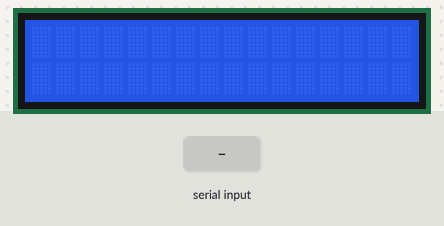
Bench run of a sketch on a simulated Arduino Uno, built with avr-gcc and run on an emulated ATmega328P. On the bench: 16×2 character LCD. The inputs (shaded band) are chosen by the test bench.

Above: at 1.2 s.
1.3 s: "90,45\n" received over Serial
At 2.8 s:
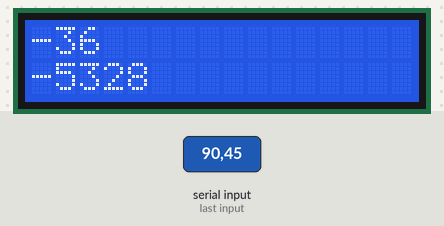
3.8 s: "30,150\n" received over Serial
At 6.0 s:
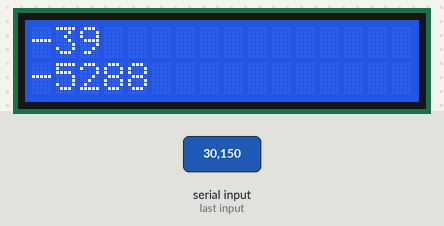
Timing chart, 0 to 7.5 s (numbered marks = the images above; inputs shaded):
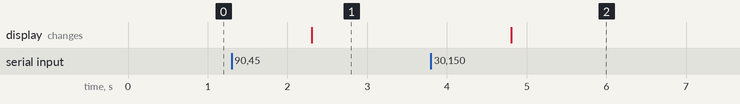

Measured:
- after the input at 1.3 s, the display: changes after 1.0 s (image 1)
- after the input at 3.8 s, the display: changes after 1.0 s (image 2)

The sketch:

Ex1.19.ino
```cpp
#include <LiquidCrystal.h>
#include <string>
LiquidCrystal lcd(2,3,4,8,12,13);

void setup() {
  lcd.begin(16, 2);
  Serial.begin(9600);
}

void loop(){
  String str;
  if(Serial.available() > 0){
    str = Serial.readString();
    str.trim();

    int firstNum = 0, secNum = 0;

    int i = 100;
    for(int j = 1; j < 4; j++){
      firstNum += (str[j] - '0') * i;
      i/=10;
    }
    i = 100;
    for(int j = 5; j < 8; j++){
      secNum += (str[j] - '0') * i;
      i/=10;
    }

    lcd.setCursor(0, 0);
    lcd.print(firstNum);

    lcd.setCursor(0, 1);
    lcd.print(secNum);

  }
}
```
